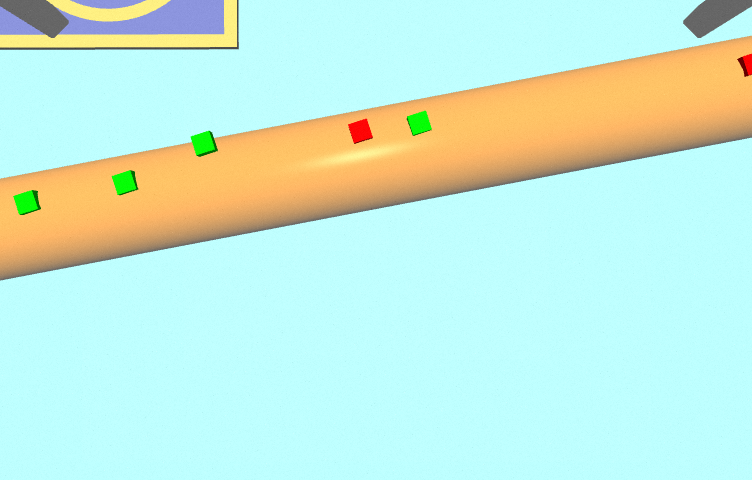
#> input picture teste/Sensor/img1.png, 752 x 480 px
$ jupyter execute --allow-errors sensor2.ipynb   (older library calls are emulated)
#> lines starting #> are read from the running program, lines starting #| are printed output that depends on the picture; after the words box and inside, x2 and y2 are one past the last pixel; in counts of white or black regions, pixels touching at a corner belong together
#> further down, img is the input picture: shape (480, 752, 3); mean B, G, R 217.7, 234.8, 197.8
[cell 1]
import numpy as np
import cv2 as cv
from matplotlib import pyplot as plt

pontoReal = np.array([[2.5e-2, -2.5e-2, 0],
                    [2.5e-2, 2.5e-2, 0],
                    [-2.5e-2, 2.5e-2, 0],
                    [-2.5e-2, -2.5e-2, 0]], dtype=np.float32)

K = np.array([[215.6810060961547, 0.0, 376.5], [0.0, 215.6810060961547, 240.5], [0.0, 0.0, 1.0]],dtype=np.float32)

[cell 2]
def inverteTransformacao(R, t):
    RInverso = np.transpose(R)

    tInverso  = - np.matmul(RInverso, t)

    return RInverso, tInverso

#Procura quadrados na imagem usando uma mascara
def procuraQuadrado(mascara):
    kernel = np.ones((5,5),np.uint8)

    bordas = cv.Canny(mascara, 100, 500, kernel)
    try:
        contours,hierarchy = cv.findContours(bordas, cv.RETR_TREE, cv.CHAIN_APPROX_NONE)
    except:
        _, contours,hierarchy = cv.findContours(bordas, cv.RETR_TREE, cv.CHAIN_APPROX_NONE)
    quadrados = []

    for i in range(len(contours)):
        epsilon = 0.1*cv.arcLength(contours[i],True)
        approx = cv.approxPolyDP(contours[i],epsilon,True)

        if(len(approx) < 4):
            continue

        if not cv.isContourConvex(approx):
            continue

        if cv.contourArea(approx) < 100:
            continue

        quadrado = []

        for point in approx:
            quadrado.append([point[0][0], point[0][1]])

        quadrados.append(quadrado)

    quadrados = np.array(quadrados)

    i = 0

    while(len(quadrados)-2 >= i):
        if np.linalg.norm(quadrados[i+1][0]-quadrados[i][0]) < 5:
            quadrados = np.delete(quadrados, i, 0)

        i+=1

    while len(quadrados) > i:
        if np.linalg.norm(quadrados[i][0]-quadrados[i][1])/np.linalg.norm(quadrados[i][2]-quadrados[i][1]) <0.9:
           quadrados = np.delete(quadrados, i, 0)
        i+=1

    i = 0

    return quadrados

#Estima a pose do sensor a partir de seus cantos na imagem
def estimaPoseSensor(quad):
    global pontoReal
    a = 0
    RCamObj = []
    tCamObj = []
    try:
            a, RCamObj, tCamObj, _ = cv.solvePnPRansac(pontoReal,quad , K, np.zeros((5,1)))
    except:
        pontoI = np.expand_dims(quad, 1)
        pontoR = np.expand_dims(pontoReal, 1)
        print(pontoI.shape)
        print(pontoR.shape)
        a, RCamObj, tCamObj, _ = cv.solvePnPRansac(pontoR,pontoI , K, np.zeros((5,1), dtype=np.float32))

    #return RObjCamera, tObjCamera

    return RCamObj, tCamObj

tSensorCamera = []
RSensorCamera = []

#Recebe a imagem, procura os quadrados e publica
def processaImagem(img):

    #Calcula as mascaras
    hsv = cv.cvtColor(img, cv.COLOR_BGR2HSV)
#> hsv: shape (480, 752, 3); mean H, S, V 73.4, 81.9, 248.2

    min_verde = np.array([50,200,150],np.uint8)
    max_verde = np.array([150,255,255],np.uint8)
    masc_verde = cv.inRange(hsv,min_verde,max_verde)
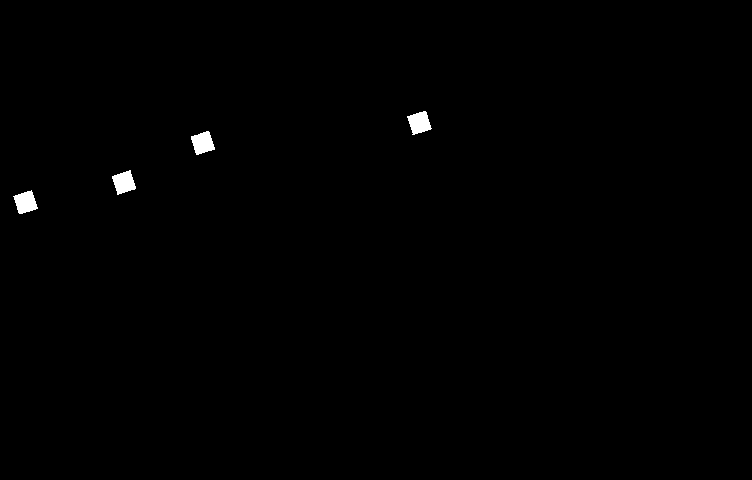
#> masc_verde: shape (480, 752); 0.43% white; 4 white regions, box (x1, y1, x2, y2) and area: (407, 111, 432, 135) 390, (13, 190, 38, 214) 388, (191, 131, 215, 155) 387, (112, 170, 136, 195) 387

    min_verm = np.array([0,210,150],np.uint8)
    max_verm = np.array([8,255,255],np.uint8)
    masc_verm = cv.inRange(hsv,min_verm,max_verm)
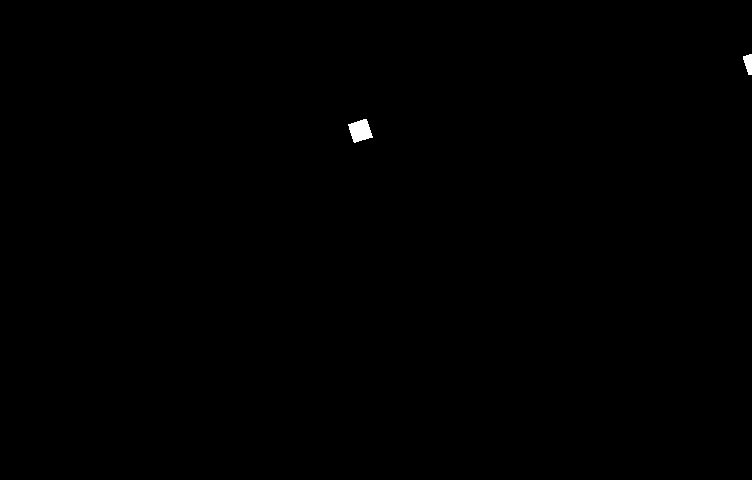
#> masc_verm: shape (480, 752); 0.15% white; 2 white regions, box (x1, y1, x2, y2) and area: (348, 119, 373, 143) 393, (743, 54, 752, 75) 135


    #Procura os quadrados nas imagens
    quadVerde = procuraQuadrado(masc_verde)
#> in procuraQuadrado, `bordas = cv.Canny(mascara, 100, 500, kernel)`:
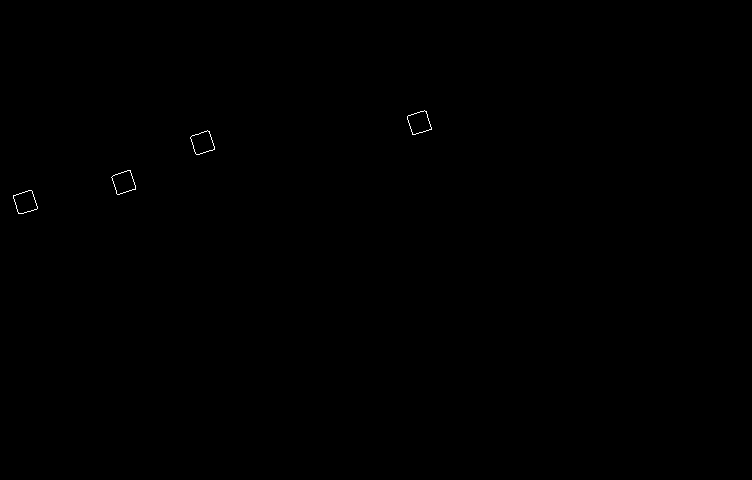
#> bordas: shape (480, 752); 0.08% white in thin lines or dots, all inside (x1, y1, x2, y2) = (13, 110, 432, 214)
#> in procuraQuadrado, `contours,hierarchy = cv.findContours(bordas, cv.RETR_TREE, cv.CHAIN_AP..`: contours = 8 contours; box (x1, y1, x2, y2) and area: (407, 110, 432, 135) 387, (13, 190, 38, 214) 386, (13, 190, 38, 214) 386, (407, 110, 432, 135) 386, (190, 130, 215, 155) 384, (111, 170, 136, 195) 384, (190, 130, 215, 155) 383, (111, 170, 136, 195) 382
#> the loop in procuraQuadrado, `for i in range(len(contours)):` made 8 passes
#> (epsilon, approx) on passes 1 to 8: (8.17, [[31, 190], [13, 195], [18, 213], [37, 208]]), (8.05, [[31, 190], [37, 208], [19, 213], [13, 196]]), (8.25, [[130, 170], [111, 177], [117, 194], [135, 189]]), (8.14, [[129, 170], [135, 188], [117, 194], [111, 177]]), (8.19, [[209, 131], [190, 137], [196, 154], [214, 149]]), (8.08, [[207, 130], [214, 148], [196, 154], [190, 137]]), (8.31, [[426, 111], [407, 116], [412, 134], [431, 129]]), (8.14, [[424, 110], [431, 128], [413, 134], [407, 116]])
#> after the loop in procuraQuadrado, `for i in range(len(contours)):`: quadrados = 8 items
#> the loop in procuraQuadrado, `while(len(quadrados)-2 >= i):` made 4 passes
#> after the loop in procuraQuadrado, `while(len(quadrados)-2 >= i):`: i = 4
    quadVerm = procuraQuadrado(masc_verm)
#> in procuraQuadrado (call 2), `bordas = cv.Canny(mascara, 100, 500, kernel)`:
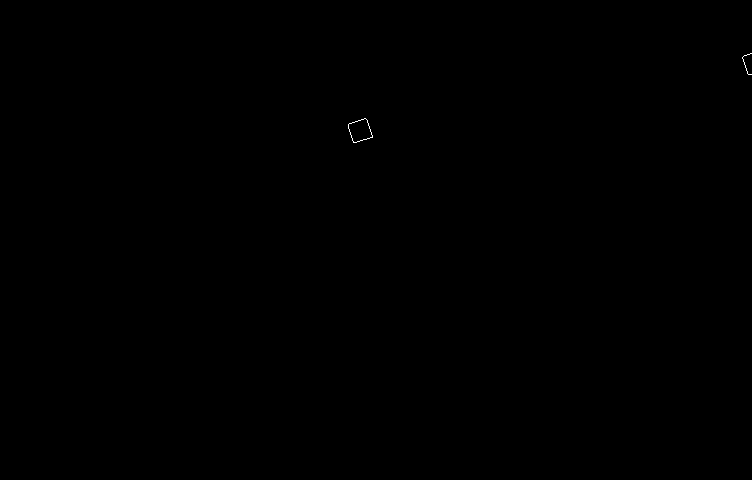
#> bordas: shape (480, 752); 0.03% white in thin lines or dots, all inside (x1, y1, x2, y2) = (348, 53, 752, 143)
#> in procuraQuadrado (call 2), `contours,hierarchy = cv.findContours(bordas, cv.RETR_TREE, cv.CHAIN_AP..`: contours = 3 contours, 1 with area under 20; largest, box (x1, y1, x2, y2) and area: (348, 118, 373, 143) 390, (348, 118, 373, 143) 390
#> the loop in procuraQuadrado (call 2), `for i in range(len(contours)):` made 3 passes
#> (epsilon, approx) on passes 1 to 3: (8.25, [[365, 118], [348, 124], [353, 142], [372, 137]]), (8.14, [[365, 118], [372, 136], [354, 142], [348, 124]]), (6.63, [[751, 53], [742, 57], [748, 74], [742, 57]])
#> after the loop in procuraQuadrado (call 2), `for i in range(len(contours)):`: quadrados = [[[365, 118], [348, 124], [353, 142], [372, 137]], [[365, 118], [372, 136], [354, 142], [348, 124]]]
#> the loop in procuraQuadrado (call 2), `while(len(quadrados)-2 >= i):` made 1 pass
#> (quadrados, i) on pass 1: ([[365, 118], [372, 136], [354, 142], [348, 124]], 1)
#> after the loop in procuraQuadrado (call 2), `while(len(quadrados)-2 >= i):`: i = 1
#> quadVerm = [[365, 118], [372, 136], [354, 142], [348, 124]]


    tSensor = []
    RSensor = []

    #Calcula as poses e publica
    quadVerde = quadVerde.astype(np.float32)

    for quad in quadVerde:
        R, t = estimaPoseSensor(quad)

        tSensor.append(t)
        RSensor.append(R)
#> this loop made 4 passes
#> (quad, R, t) on passes 1 to 4: ([[31, 190], [37, 208], [19, 213], [13, 196]], [0.0327, -0.00898, -0.273], [-0.946, -0.105, 0.58]), ([[129, 170], [135, 188], [117, 194], [111, 177]], [-3e-07, 8.85e-07, -0.322], [-0.668, -0.154, 0.568]), ([[207, 130], [214, 148], [196, 154], [190, 137]], [0.0481, -0.0419, -0.342], [-0.469, -0.264, 0.578]), ([[424, 110], [431, 128], [413, 134], [407, 116]], [-0.0422, -0.0789, -0.358], [0.107, -0.302, 0.549])
#> after the loop, RSensor = [[0.0327, -0.00898, -0.273], [-3e-07, 8.85e-07, -0.322], [0.0481, -0.0419, -0.342], [-0.0422, -0.0789, -0.358]]; tSensor = [[-0.946, -0.105, 0.58], [-0.668, -0.154, 0.568], [-0.469, -0.264, 0.578], [0.107, -0.302, 0.549]]

    quadVerm = quadVerm.astype(np.float32)


    for quad in quadVerm:
        R, t = estimaPoseSensor(quad)
#> this loop made 1 pass
#> (quad, a in estimaPoseSensor, R, t) on pass 1: ([[365, 118], [372, 136], [354, 142], [348, 124]], True, [-0.011, -0.111, -0.373], [-0.0439, -0.286, 0.558])

        #tSensor.append(t)
        #RSensor.append(R)

    tSensorCamera.append(tSensor)
    RSensorCamera.append(RSensor)

    if len(quadVerm) == 0:
        return quadVerde
    elif len(quadVerde) == 0:
        return quadVerm
    else:
        return np.append(quadVerm, quadVerde, 0)

[cell 3]
def imprimeQuadrado(quadrado, img):
    imgDraw = img.copy()

    for point in quadrado:
        cv.circle(imgDraw, (point[0], point[1]), 2, (255,0,0), -1)

    plt.imshow(cv.cvtColor(imgDraw,cv.COLOR_BGR2RGB))
    plt.show()

def imprimeTodosQuadrados(quadrados, img):
    imgDraw = img.copy()
    for quad in quadrados:
        for point in quad:
            cv.circle(imgDraw, (point[0], point[1]), 2, (255,0,0), -1)
#> this loop made 5 passes
#> quad on passes 1 to 5: [[365, 118], [372, 136], [354, 142], [348, 124]], [[31, 190], [37, 208], [19, 213], [13, 196]], [[129, 170], [135, 188], [117, 194], [111, 177]], [[207, 130], [214, 148], [196, 154], [190, 137]], [[424, 110], [431, 128], [413, 134], [407, 116]]
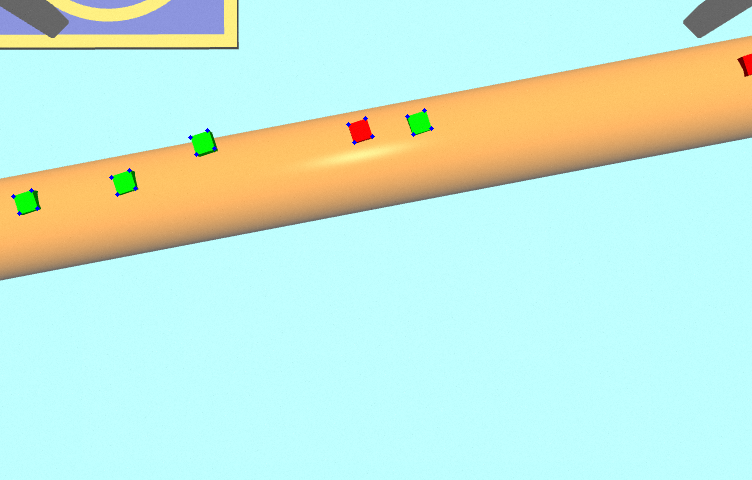
#> imgDraw: shape (480, 752, 3); 0.07% of pixels changed, all inside (x1, y1, x2, y2) = (11, 108, 434, 216)

    plt.imshow(cv.cvtColor(imgDraw,cv.COLOR_BGR2RGB))
    plt.show()

def salvaTodosQuadrados(quadrados, img, i):
    imgDraw = img.copy()

    for quad in quadrados:
        for point in quad:
            cv.circle(imgDraw, (point[0], point[1]), 2, (255,0,0), -1)

    cv.imwrite("result/"+str(i)+".png", imgDraw)

[cell 4]
img = cv.imread("Sensor/img1.png")

quad = processaImagem(img)

imprimeTodosQuadrados(quad, img)

#> (a cell that did not finish here is left out)

[cell 6]
from scipy.spatial.transform import Rotation
import csv

tDroneWorld = []
RDroneWorld = []


#> (the rest of this cell did not finish here and is left out)

[cell 7]
#RSensorWorld = np.matmul(RDroneWordl, RSensorCamera)
#tSensorWordl = position+np.matmul(RDroneWordl, tSensorCamera)

RSensorWorldAll = []
tSensorWorldAll = []

tCameraDrone = [0.050, 0.0, -0.093]
RCameraDrone = [0, 0.707, 0.0, 0.707]
#> (the rest of this cell did not finish here and is left out)

[cell 8]
from matplotlib import pyplot as plt

#> (the rest of this cell did not finish here and is left out)

[cell 9]
from matplotlib import pyplot as plt

#> (the rest of this cell did not finish here and is left out)

[cell 10]
from matplotlib import pyplot as plt

#> (the rest of this cell did not finish here and is left out)

#> (a cell that did not finish here is left out)

#> (a cell that did not finish here is left out)

[cell 13]
i = 45
name = "/home/elton/Documentos/GitHub/drone_data/Sensor/img/frame" + ((4-len(str(i)))*"0"+str(i)) + ".jpg"

img = cv.imread(name)

#img = cv.imread("sensor.png")

#> (the rest of this cell did not finish here and is left out)

#> (a cell that did not finish here is left out)

#> (a cell that did not finish here is left out)

#> (a cell that did not finish here is left out)

[cell 17]
tSensorCamera
#> Out = [[[-0.946, -0.105, 0.58], [-0.668, -0.154, 0.568], [-0.469, -0.264, 0.578], [0.107, -0.302, 0.549]]]

$ run again, with teste/sensor.png copied over teste/Sensor/img1.png
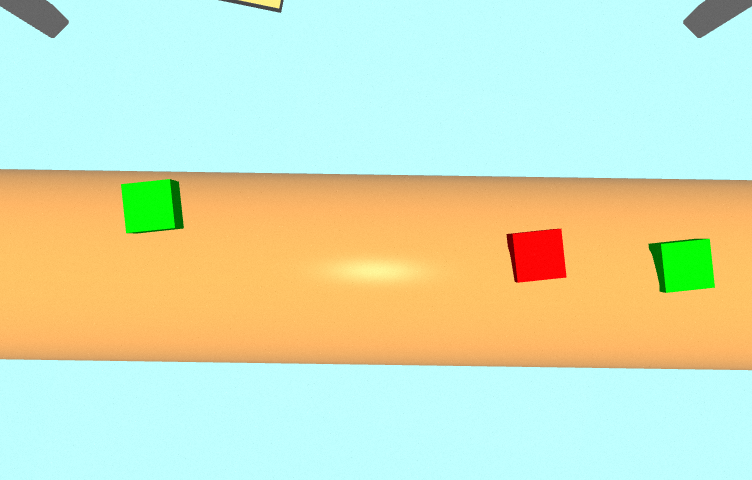
#> input picture teste/sensor.png, 752 x 480 px
#> img is the input picture: shape (480, 752, 3); mean B, G, R 190.5, 225.1, 208
#> hsv: shape (480, 752, 3); mean H, S, V 60.9, 99.5, 249.7
#> in processaImagem, `masc_verde = cv.inRange(hsv,min_verde,max_verde)`:
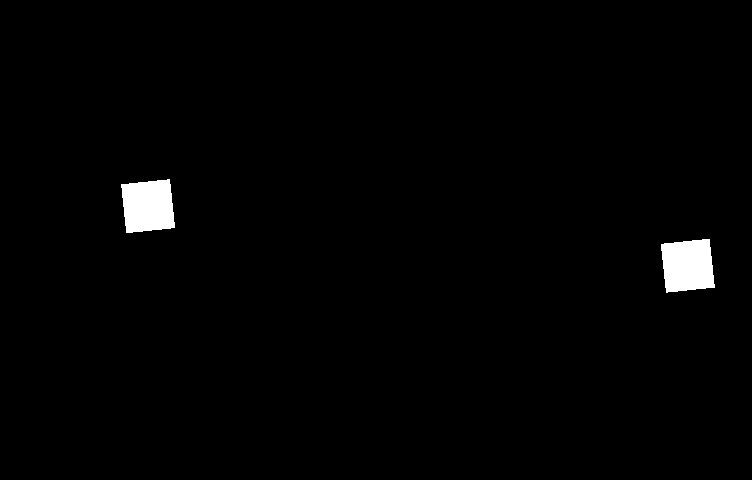
#> masc_verde: shape (480, 752); 1.3% white; 2 white regions, box (x1, y1, x2, y2) and area: (121, 179, 175, 233) 2420, (661, 239, 715, 293) 2416
#> masc_verm: shape (480, 752); 0.67% white; 1 white region, box (x1, y1, x2, y2) and area: (512, 229, 566, 283) 2425
#> bordas: shape (480, 752); 0.11% white in thin lines or dots, all inside (x1, y1, x2, y2) = (120, 178, 715, 293)
#> contours = 4 contours; box (x1, y1, x2, y2) and area: (120, 178, 175, 233) 2417, (120, 178, 175, 233) 2416, (660, 238, 715, 293) 2413, (660, 238, 715, 293) 2412
#> the loop in procuraQuadrado, `for i in range(len(contours)):` made 4 passes
#> (epsilon, approx) on passes 1 to 4: (20.19, [[708, 238], [660, 245], [666, 292], [714, 287]]), (20.14, [[708, 238], [714, 286], [666, 292], [660, 245]]), (20.19, [[168, 178], [120, 185], [126, 232], [174, 227]]), (20.14, [[168, 178], [174, 226], [126, 232], [120, 185]])
#> after the loop in procuraQuadrado, `for i in range(len(contours)):`: quadrados = [[[708, 238], [660, 245], [666, 292], [714, 287]], [[708, 238], [714, 286], [666, 292], [660, 245]], [[168, 178], [120, 185], [126, 232], [174, 227]], [[168, 178], [174, 226], [126, 232], [120, 185]]]
#> the loop in procuraQuadrado, `while(len(quadrados)-2 >= i):` made 2 passes
#> i on passes 1 to 2: 1, 2
#> after the loop in procuraQuadrado, `while(len(quadrados)-2 >= i):`: i = 2
#> bordas: shape (480, 752); 0.05% white in thin lines or dots, all inside (x1, y1, x2, y2) = (512, 228, 566, 283)
#> contours = 2 contours; box (x1, y1, x2, y2) and area: (512, 228, 566, 283) 2424, (512, 228, 566, 283) 2422
#> the loop in procuraQuadrado (call 2), `for i in range(len(contours)):` made 2 passes
#> (epsilon, approx) on passes 1 to 2: (20.17, [[559, 228], [512, 233], [517, 282], [565, 277]]), (19.99, [[559, 228], [565, 276], [518, 282], [512, 234]])
#> the loop in procuraQuadrado (call 2), `while(len(quadrados)-2 >= i):` made 1 pass
#> (quadrados, i) on pass 1: ([[559, 228], [565, 276], [518, 282], [512, 234]], 1)
#> quadVerm = [[559, 228], [565, 276], [518, 282], [512, 234]]
#> the loop in processaImagem, `for quad in quadVerde:` made 2 passes
#> (quad, a in estimaPoseSensor, R, t) on passes 1 to 2: ([[708, 238], [714, 286], [666, 292], [660, 245]], True, [1.54e-07, -9.51e-08, -0.124], [0.321, 0.0253, 0.223]), ([[168, 178], [174, 226], [126, 232], [120, 185]], True, [-1.17e-08, -1.13e-07, -0.124], [-0.237, -0.0367, 0.223])
#> after the loop in processaImagem, `for quad in quadVerde:`: RSensor = [[1.54e-07, -9.51e-08, -0.124], [-1.17e-08, -1.13e-07, -0.124]]; tSensor = [[0.321, 0.0253, 0.223], [-0.237, -0.0367, 0.223]]
#> the loop in processaImagem, `for quad in quadVerm:` made 1 pass
#> (quad, a in estimaPoseSensor, R, t) on pass 1: ([[559, 228], [565, 276], [518, 282], [512, 234]], True, [-0.00869, -0.031, -0.118], [0.167, 0.0148, 0.222])
#> the loop in imprimeTodosQuadrados, `for quad in quadrados:` made 3 passes
#> quad on passes 1 to 3: [[559, 228], [565, 276], [518, 282], [512, 234]], [[708, 238], [714, 286], [666, 292], [660, 245]], [[168, 178], [174, 226], [126, 232], [120, 185]]
#> after the loop in imprimeTodosQuadrados, `for quad in quadrados:`:
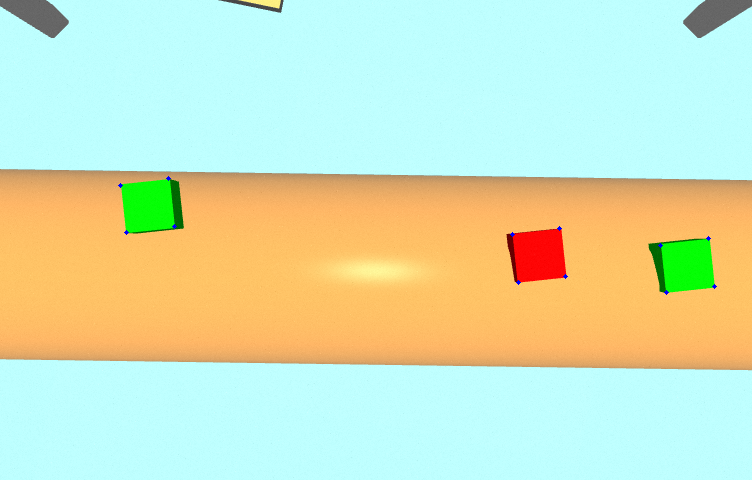
#> imgDraw: shape (480, 752, 3); 0.04% of pixels changed, all inside (x1, y1, x2, y2) = (118, 176, 717, 295)
#> Out = [[[0.321, 0.0253, 0.223], [-0.237, -0.0367, 0.223]]]
